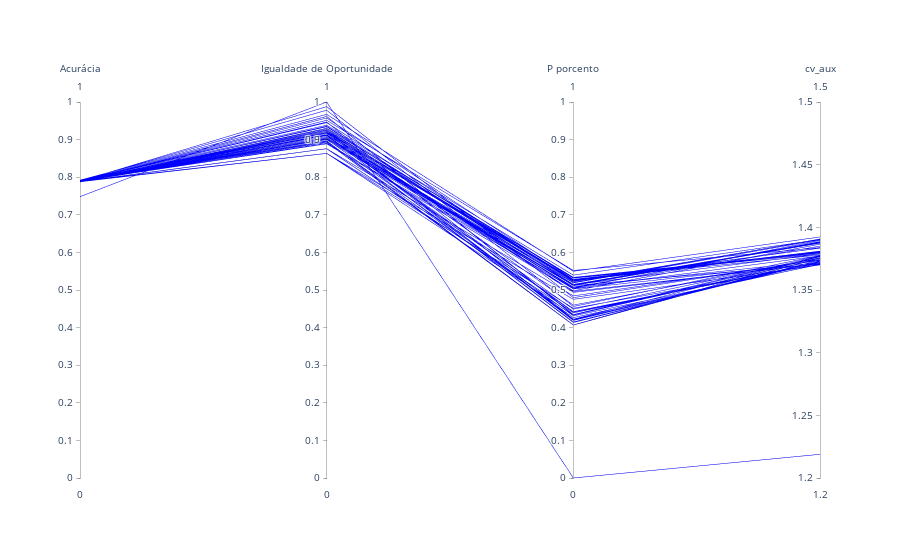

The code cell stored with this chart in its notebook:
### Code cell
fig = go.Figure(data=
    go.Parcoords(
        line = dict(color = metrics_adult_fair['dominated'], 
                        colorscale = ['rgba(0.0,0.0,255,0.0)', 'rgba(0.0,0.0,255,0.5)']),
        dimensions = list([
            dict(range = [0,1],
                label = 'Acurácia', values = metrics_adult_fair['Acurácia']),
            dict(range = [0,1],
                label = 'Igualdade de Oportunidade', values = metrics_adult_fair['Igualdade de Oportunidade']),
            dict(range = [0,1],
                label = 'P porcento', values = metrics_adult_fair['P porcento']),
            dict(range = [1.2,1.5],
                label = 'cv_aux', values = metrics_adult_fair['cv_aux']),
        ])
    )
)

fig.update_layout(
    plot_bgcolor = 'white',
    paper_bgcolor = 'white'
)

fig.show()

### Figure 1 — Plotly figure (JSON) as saved in the notebook; plotly's stock layout.template omitted (floating-point values rounded to 4 significant figures; data arrays with more than 128 entries replaced by an {"elided": "..."} marker saying what was removed)
{"data": [{"dimensions": [{"label": "Acurácia", "range": [0, 1], "values": {"elided": "150 float values"}}, {"label": "Igualdade de Oportunidade", "range": [0, 1], "values": {"elided": "150 float values"}}, {"label": "P porcento", "range": [0, 1], "values": {"elided": "150 float values"}}, {"label": "cv_aux", "range": [1.2, 1.5], "values": {"elided": "150 float values"}}], "line": {"color": {"elided": "150 bool values"}, "colorscale": [[0, "rgba(0.0,0.0,255,0.0)"], [1, "rgba(0.0,0.0,255,0.5)"]]}, "type": "parcoords"}], "layout": {"paper_bgcolor": "white", "plot_bgcolor": "white"}}
